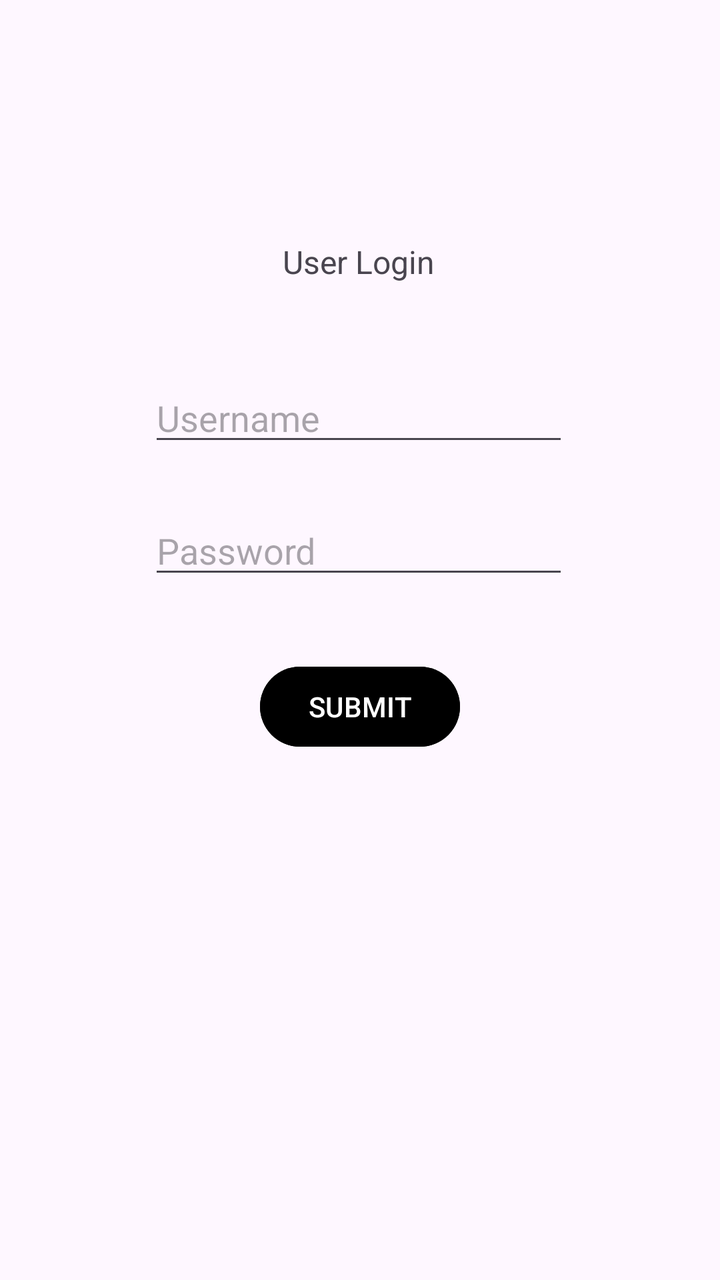
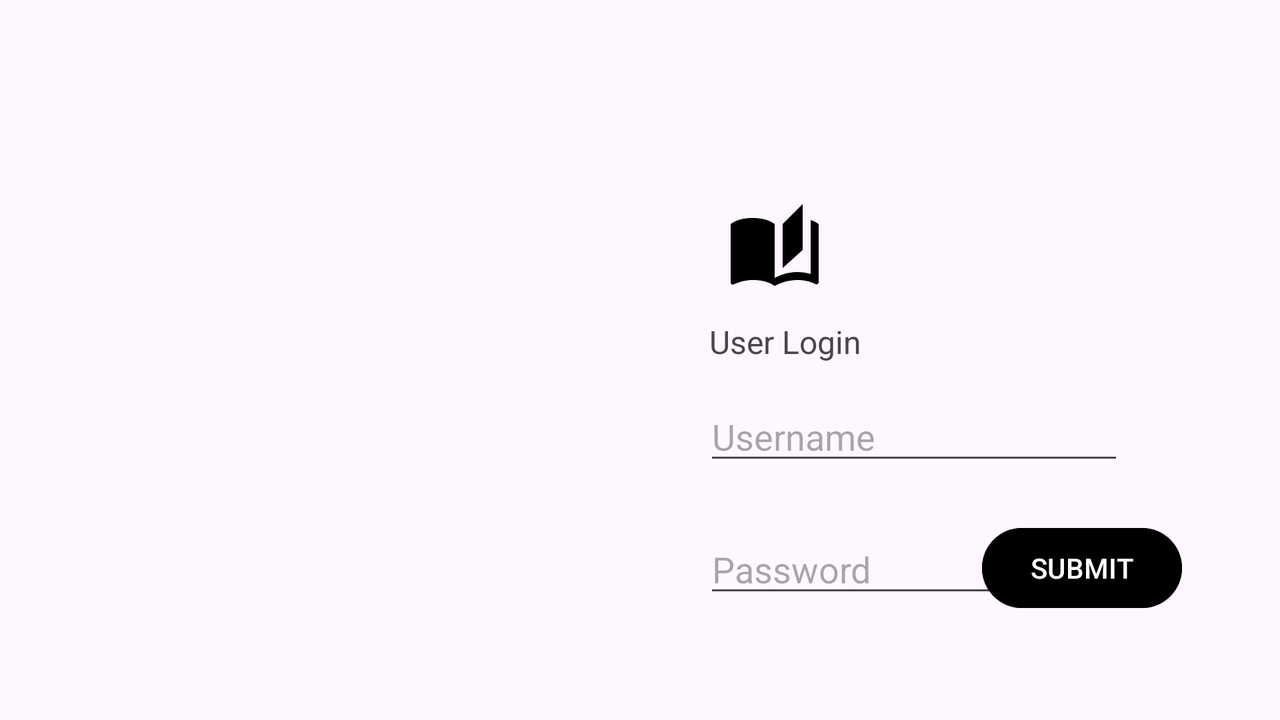

First picture: res/layout/ on a phone held upright. Second picture: the repository's own variant of that layout, on a device whose configuration matches the variant's folder. Source for both follows.
<!-- AndroidManifest.xml: application theme Theme.ReadingBox_154479 -->
<!-- res/layout/fragment_log_in_user.xml -->
<?xml version="1.0" encoding="utf-8"?>
<androidx.constraintlayout.widget.ConstraintLayout xmlns:android="http://schemas.android.com/apk/res/android"
    xmlns:app="http://schemas.android.com/apk/res-auto"
    xmlns:tools="http://schemas.android.com/tools"
    android:id="@+id/editLogUsername"
    android:layout_width="match_parent"
    android:layout_height="match_parent"
    tools:context=".LogInUserFragment">


    <EditText
        android:id="@+id/editLoginPass"
        android:layout_width="wrap_content"
        android:layout_height="wrap_content"
        android:layout_marginTop="25dp"
        android:ems="10"
        android:hint="Password"
        android:inputType="textPassword"
        app:layout_constraintEnd_toEndOf="@+id/editLoginUser"
        app:layout_constraintHorizontal_bias="0.0"
        app:layout_constraintStart_toStartOf="@+id/editLoginUser"
        app:layout_constraintTop_toBottomOf="@+id/editLoginUser" />

    <EditText
        android:id="@+id/editLoginUser"
        android:layout_width="wrap_content"
        android:layout_height="wrap_content"
        android:layout_marginTop="45dp"
        android:ems="10"
        android:hint="Username"
        android:inputType="text"
        app:layout_constraintEnd_toEndOf="@+id/textLogin"
        app:layout_constraintStart_toStartOf="@+id/textLogin"
        app:layout_constraintTop_toBottomOf="@+id/textLogin" />

    <TextView
        android:id="@+id/textLogin"
        android:layout_width="wrap_content"
        android:layout_height="wrap_content"
        android:layout_marginTop="120dp"
        android:text="User Login"
        android:textSize="16sp"
        app:layout_constraintEnd_toEndOf="parent"
        app:layout_constraintHorizontal_bias="0.498"
        app:layout_constraintStart_toStartOf="parent"
        app:layout_constraintTop_toTopOf="parent" />

    <Button
        android:id="@+id/buttonLogSubmit"
        android:layout_width="wrap_content"
        android:layout_height="wrap_content"
        android:layout_marginTop="35dp"
        android:backgroundTint="@color/dark_blue"
        android:text="SUBMIT"
        app:layout_constraintEnd_toEndOf="parent"
        app:layout_constraintHorizontal_bias="0.5"
        app:layout_constraintStart_toStartOf="parent"
        app:layout_constraintTop_toBottomOf="@+id/editLoginPass" />

</androidx.constraintlayout.widget.ConstraintLayout>
<!-- resources referenced by this layout -->
<resources>
  <style name="Theme.ReadingBox_154479" parent="Base.Theme.ReadingBox_154479" />
  <style name="Base.Theme.ReadingBox_154479" parent="Theme.Material3.DayNight.NoActionBar">
          
          
      </style>
</resources>
<!-- res/layout-land/fragment_log_in_user.xml (the repository's variant of the layout above) -->
<!-- drawn on the phone turned sideways -->
<?xml version="1.0" encoding="utf-8"?>
<androidx.constraintlayout.widget.ConstraintLayout xmlns:android="http://schemas.android.com/apk/res/android"
    xmlns:app="http://schemas.android.com/apk/res-auto"
    xmlns:tools="http://schemas.android.com/tools"
    android:id="@+id/editLogUsername"
    android:layout_width="match_parent"
    android:layout_height="match_parent"
    tools:context=".LogInUserFragment">


    <EditText
        android:id="@+id/editLoginPass"
        android:layout_width="wrap_content"
        android:layout_height="wrap_content"
        android:layout_marginTop="25dp"
        android:ems="10"
        android:hint="Password"
        android:inputType="textPassword"
        app:layout_constraintEnd_toEndOf="@+id/editLoginUser"
        app:layout_constraintHorizontal_bias="0.0"
        app:layout_constraintStart_toStartOf="@+id/editLoginUser"
        app:layout_constraintTop_toBottomOf="@+id/editLoginUser" />

    <EditText
        android:id="@+id/editLoginUser"
        android:layout_width="wrap_content"
        android:layout_height="wrap_content"
        android:layout_marginStart="352dp"
        android:layout_marginTop="196dp"
        android:ems="10"
        android:hint="Username"
        android:inputType="text"
        app:layout_constraintStart_toStartOf="parent"
        app:layout_constraintTop_toTopOf="parent" />

    <TextView
        android:id="@+id/textLogin"
        android:layout_width="wrap_content"
        android:layout_height="wrap_content"
        android:layout_marginTop="160dp"
        android:text="User Login"
        android:textSize="16sp"
        app:layout_constraintEnd_toEndOf="parent"
        app:layout_constraintHorizontal_bias="0.629"
        app:layout_constraintStart_toStartOf="parent"
        app:layout_constraintTop_toTopOf="parent" />

    <Button
        android:id="@+id/buttonLogSubmit"
        android:layout_width="wrap_content"
        android:layout_height="wrap_content"
        android:layout_marginTop="260dp"
        android:backgroundTint="@color/dark_blue"
        android:text="SUBMIT"
        app:layout_constraintEnd_toEndOf="parent"
        app:layout_constraintHorizontal_bias="0.909"
        app:layout_constraintStart_toStartOf="parent"
        app:layout_constraintTop_toTopOf="parent" />

    <ImageView
        android:id="@+id/imageView"
        android:layout_width="wrap_content"
        android:layout_height="wrap_content"
        android:layout_gravity="center_horizontal"
        android:layout_marginStart="181dp"
        android:layout_marginTop="100dp"
        android:layout_marginEnd="150dp"
        app:layout_constraintEnd_toEndOf="parent"
        app:layout_constraintHorizontal_bias="0.698"
        app:layout_constraintStart_toStartOf="parent"
        app:layout_constraintTop_toTopOf="parent"
        app:srcCompat="@drawable/home_img" />

</androidx.constraintlayout.widget.ConstraintLayout>
<!-- resources referenced by the variant -->
<!-- as the phone turned sideways resolves them -->
<resources>
  <!-- drawable home_img (drawable) -->
  <vector xmlns:android="http://schemas.android.com/apk/res/android" android:height="48dp" android:tint="#000000" android:viewportHeight="24" android:viewportWidth="24" android:width="48dp">
        
      <path android:fillColor="@android:color/white" android:pathData="M19,1l-5,5v11l5,-4.5L19,1zM1,6v14.65c0,0.25 0.25,0.5 0.5,0.5 0.1,0 0.15,-0.05 0.25,-0.05C3.1,20.45 5.05,20 6.5,20c1.95,0 4.05,0.4 5.5,1.5L12,6c-1.45,-1.1 -3.55,-1.5 -5.5,-1.5S2.45,4.9 1,6zM23,19.5L23,6c-0.6,-0.45 -1.25,-0.75 -2,-1v13.5c-1.1,-0.35 -2.3,-0.5 -3.5,-0.5 -1.7,0 -4.15,0.65 -5.5,1.5v2c1.35,-0.85 3.8,-1.5 5.5,-1.5 1.65,0 3.35,0.3 4.75,1.05 0.1,0.05 0.15,0.05 0.25,0.05 0.25,0 0.5,-0.25 0.5,-0.5v-1.1z"/>
      
  </vector>
  <style name="Theme.ReadingBox_154479" parent="Base.Theme.ReadingBox_154479" />
  <style name="Base.Theme.ReadingBox_154479" parent="Theme.Material3.DayNight.NoActionBar">
          
          
      </style>
</resources>
